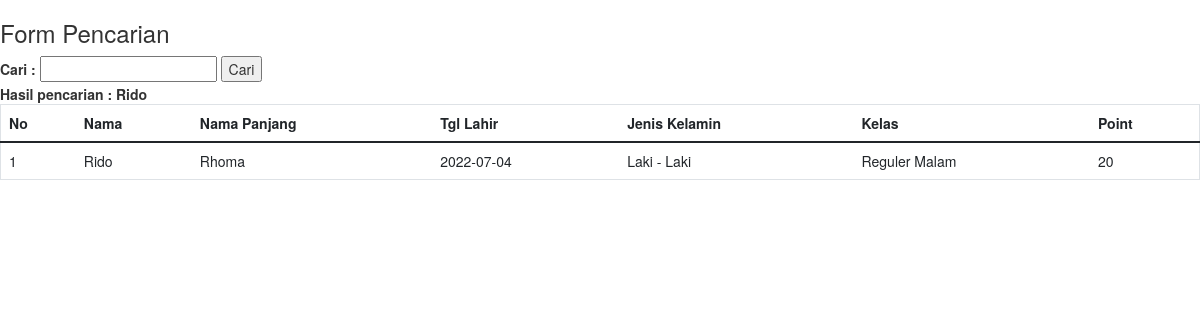
Page /index.php?cari=Rido on the committed database.
### tables this page shows
CREATE TABLE `students` (
  `Idstudent` int(20) NOT NULL,
  `name` varchar(50) NOT NULL,
  `surname` varchar(50) NOT NULL,
  `birthdate` date NOT NULL,
  `gender` varchar(50) NOT NULL,
  `class` varchar(50) NOT NULL,
  `point` int(20) NOT NULL
);

### index.php (the view, shortened to what this page needs)
<!DOCTYPE html>
<html lang="en">
<head>
    <link rel="stylesheet" href="bootstrap-5.0.2-dist/css/bootstrap.min.css">
    <link rel="stylesheet" href="http://maxcdn.bootstrapcdn.com/bootstrap/3.3.6/css/bootstrap.min.css">
</head>
<?php
include 'config.php';
?>
<h3>Form Pencarian</h3>
<form action="index.php" method="get">
    <label>Cari :</label>
    <input type="text" name="cari">
    <input type="submit" value="Cari">
</form>
<?php
if (isset($_GET['cari'])) {
    $cari = $_GET['cari'];
    echo "<b>Hasil pencarian : " . $cari . "</b>";
}
?>
<body>
    <table class="table table-striped" border="1">
    <thead>
        <tr>
            <th scope="col">No</th>
            <th scope="col">Nama</th>
            <th scope="col">Nama Panjang</th>
            <th scope="col">Tgl Lahir</th>
            <th scope="col">Jenis Kelamin</th>
            <th scope="col">Kelas</th>
            <th scope="col">Point</th>
        </tr>
    <thead>
    <?php
    if (isset($_GET['cari'])) {
        $cari = $_GET['cari'];
        $data = mysqli_query($kon, "select * from students where name like '%" . $cari . "%'");
    } else {
        $data = mysqli_query($kon, "select * from students ");
    }
    $no = 1;
    while ($d = mysqli_fetch_array($data)) {
    ?>
        <tr>
            <td><?php echo $no++; ?></td>
            <td><?php echo $d['name']; ?></td>
            <td><?php echo $d['surname']; ?></td>
            <td><?php echo $d['birthdate']; ?></td>
            <td><?php echo $d['gender']; ?></td>
            <td><?php echo $d['class']; ?></td>
            <td><?php echo $d['point']; ?></td>
        </tr>
    <?php } ?>
</table>
</body>
</html>

### rows in the picture
students: name "Rido", surname "Rhoma", birthdate "2022-07-04", gender "Laki - Laki", class "Reguler Malam", point "20"

### other values in the picture
$cari "Rido"
